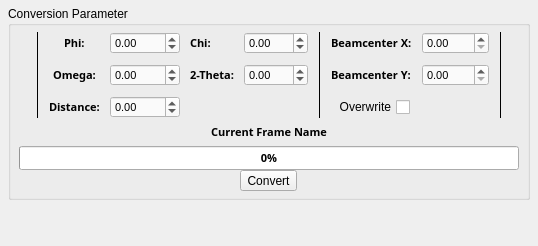
                <widget class="QWidget" name="Convert_Frames">
                 <attribute name="title">
                  <string>Convert Frames</string>
                 </attribute>
                 <layout class="QGridLayout" name="gridLayout_14">
                  <property name="leftMargin">
                   <number>6</number>
                  </property>
                  <property name="topMargin">
                   <number>6</number>
                  </property>
                  <property name="rightMargin">
                   <number>6</number>
                  </property>
                  <property name="bottomMargin">
                   <number>6</number>
                  </property>
                  <item row="0" column="2">
                   <spacer name="horizontalSpacer_29">
                    <property name="orientation">
                     <enum>Qt::Horizontal</enum>
                    </property>
                    <property name="sizeHint" stdset="0">
                     <size>
                      <width>2</width>
                      <height>20</height>
                     </size>
                    </property>
                   </spacer>
                  </item>
                  <item row="0" column="1">
                   <widget class="QGroupBox" name="groupBox_6">
                    <property name="title">
                     <string>Conversion Parameter</string>
                    </property>
                    <layout class="QVBoxLayout" name="verticalLayout_10">
                     <property name="leftMargin">
                      <number>6</number>
                     </property>
                     <property name="topMargin">
                      <number>6</number>
                     </property>
                     <property name="rightMargin">
                      <number>6</number>
                     </property>
                     <property name="bottomMargin">
                      <number>6</number>
                     </property>
                     <item>
                      <layout class="QGridLayout" name="gridLayout_4">
                       <property name="leftMargin">
                        <number>0</number>
                       </property>
                       <property name="topMargin">
                        <number>0</number>
                       </property>
                       <property name="rightMargin">
                        <number>0</number>
                       </property>
                       <property name="bottomMargin">
                        <number>0</number>
                       </property>
                       <property name="spacing">
                        <number>10</number>
                       </property>
                       <item row="0" column="10" rowspan="3">
                        <spacer name="horizontalSpacer_11">
                         <property name="orientation">
                          <enum>Qt::Horizontal</enum>
                         </property>
                         <property name="sizeHint" stdset="0">
                          <size>
                           <width>2</width>
                           <height>20</height>
                          </size>
                         </property>
                        </spacer>
                       </item>
                       <item row="0" column="0" rowspan="3">
                        <spacer name="horizontalSpacer_16">
                         <property name="orientation">
                          <enum>Qt::Horizontal</enum>
                         </property>
                         <property name="sizeHint" stdset="0">
                          <size>
                           <width>2</width>
                           <height>20</height>
                          </size>
                         </property>
                        </spacer>
                       </item>
                       <item row="1" column="5">
                        <widget class="QDoubleSpinBox" name="dsb_tth">
                         <property name="font">
                          <font>
                           <pointsize>8</pointsize>
                          </font>
                         </property>
                         <property name="styleSheet">
                          <string notr="true">background-color: rgb(250, 250, 250);</string>
                         </property>
                         <property name="minimum">
                          <double>-360.000000000000000</double>
                         </property>
                         <property name="maximum">
                          <double>360.000000000000000</double>
                         </property>
                        </widget>
                       </item>
                       <item row="2" column="2" alignment="Qt::AlignHCenter">
                        <widget class="QLabel" name="label_14">
                         <property name="font">
                          <font>
                           <family>AU Passata</family>
                           <pointsize>8</pointsize>
                           <weight>75</weight>
                           <bold>true</bold>
                          </font>
                         </property>
                         <property name="text">
                          <string>Distance:</string>
                         </property>
                        </widget>
                       </item>
                       <item row="1" column="2" alignment="Qt::AlignHCenter">
                        <widget class="QLabel" name="label_19">
                         <property name="font">
                          <font>
                           <family>AU Passata</family>
                           <pointsize>8</pointsize>
                           <weight>75</weight>
                           <bold>true</bold>
                          </font>
                         </property>
                         <property name="text">
                          <string>Omega:</string>
                         </property>
                        </widget>
                       </item>
                       <item row="0" column="7" alignment="Qt::AlignHCenter">
                        <widget class="QLabel" name="label_3">
                         <property name="font">
                          <font>
                           <family>AU Passata</family>
                           <pointsize>8</pointsize>
                           <weight>75</weight>
                           <bold>true</bold>
                          </font>
                         </property>
                         <property name="text">
                          <string>Beamcenter X:</string>
                         </property>
                        </widget>
                       </item>
                       <item row="0" column="1" rowspan="3">
                        <widget class="Line" name="line_13">
                         <property name="frameShadow">
                          <enum>QFrame::Plain</enum>
                         </property>
                         <property name="lineWidth">
                          <number>1</number>
                         </property>
                         <property name="orientation">
                          <enum>Qt::Vertical</enum>
                         </property>
                        </widget>
                       </item>
                       <item row="0" column="9" rowspan="3">
                        <widget class="Line" name="line_14">
                         <property name="frameShadow">
                          <enum>QFrame::Plain</enum>
                         </property>
                         <property name="lineWidth">
                          <number>1</number>
                         </property>
                         <property name="orientation">
                          <enum>Qt::Vertical</enum>
                         </property>
                        </widget>
                       </item>
                       <item row="1" column="7" alignment="Qt::AlignHCenter">
                        <widget class="QLabel" name="label_20">
                         <property name="font">
                          <font>
                           <family>AU Passata</family>
                           <pointsize>8</pointsize>
                           <weight>75</weight>
                           <bold>true</bold>
                          </font>
                         </property>
                         <property name="text">
                          <string>Beamcenter Y:</string>
                         </property>
                        </widget>
                       </item>
                       <item row="1" column="4">
                        <widget class="QLabel" name="label_18">
                         <property name="font">
                          <font>
                           <family>AU Passata</family>
                           <pointsize>8</pointsize>
                           <weight>75</weight>
                           <bold>true</bold>
                          </font>
                         </property>
                         <property name="text">
                          <string>2-Theta:</string>
                         </property>
                        </widget>
                       </item>
                       <item row="2" column="3">
                        <widget class="QDoubleSpinBox" name="dsb_dxt">
                         <property name="font">
                          <font>
                           <pointsize>8</pointsize>
                          </font>
                         </property>
                         <property name="styleSheet">
                          <string notr="true">background-color: rgb(250, 250, 250);</string>
                         </property>
                         <property name="minimum">
                          <double>-1000.000000000000000</double>
                         </property>
                         <property name="maximum">
                          <double>1000.000000000000000</double>
                         </property>
                        </widget>
                       </item>
                       <item row="0" column="3">
                        <widget class="QDoubleSpinBox" name="dsb_phi">
                         <property name="font">
                          <font>
                           <pointsize>8</pointsize>
                          </font>
                         </property>
                         <property name="styleSheet">
                          <string notr="true">background-color: rgb(250, 250, 250);</string>
                         </property>
                         <property name="minimum">
                          <double>-360.000000000000000</double>
                         </property>
                         <property name="maximum">
                          <double>360.000000000000000</double>
                         </property>
                        </widget>
                       </item>
                       <item row="0" column="8">
                        <widget class="QDoubleSpinBox" name="dsb_bcx">
                         <property name="enabled">
                          <bool>true</bool>
                         </property>
                         <property name="font">
                          <font>
                           <pointsize>8</pointsize>
                          </font>
                         </property>
                         <property name="styleSheet">
                          <string notr="true">background-color: rgb(250, 250, 250);</string>
                         </property>
                         <property name="maximum">
                          <double>768.000000000000000</double>
                         </property>
                        </widget>
                       </item>
                       <item row="0" column="4">
                        <widget class="QLabel" name="label_17">
                         <property name="font">
                          <font>
                           <family>AU Passata</family>
                           <pointsize>8</pointsize>
                           <weight>75</weight>
                           <bold>true</bold>
                          </font>
                         </property>
                         <property name="text">
                          <string>Chi:</string>
                         </property>
                        </widget>
                       </item>
                       <item row="0" column="5">
                        <widget class="QDoubleSpinBox" name="dsb_chi">
                         <property name="font">
                          <font>
                           <pointsize>8</pointsize>
                          </font>
                         </property>
                         <property name="styleSheet">
                          <string notr="true">background-color: rgb(250, 250, 250);</string>
                         </property>
                         <property name="minimum">
                          <double>-360.000000000000000</double>
                         </property>
                         <property name="maximum">
                          <double>360.000000000000000</double>
                         </property>
                        </widget>
                       </item>
                       <item row="0" column="2" alignment="Qt::AlignHCenter">
                        <widget class="QLabel" name="label_15">
                         <property name="font">
                          <font>
                           <family>AU Passata</family>
                           <pointsize>8</pointsize>
                           <weight>75</weight>
                           <bold>true</bold>
                          </font>
                         </property>
                         <property name="text">
                          <string>Phi:</string>
                         </property>
                        </widget>
                       </item>
                       <item row="2" column="7" alignment="Qt::AlignHCenter">
                        <widget class="QCheckBox" name="cbx_overWrite">
                         <property name="statusTip">
                          <string>Overwrite existing frame files?</string>
                         </property>
                         <property name="layoutDirection">
                          <enum>Qt::RightToLeft</enum>
                         </property>
                         <property name="text">
                          <string>Overwrite</string>
                         </property>
                        </widget>
                       </item>
                       <item row="0" column="6" rowspan="3">
                        <widget class="Line" name="line_12">
                         <property name="frameShadow">
                          <enum>QFrame::Plain</enum>
                         </property>
                         <property name="lineWidth">
                          <number>1</number>
                         </property>
                         <property name="orientation">
                          <enum>Qt::Vertical</enum>
                         </property>
                        </widget>
                       </item>
                       <item row="1" column="3">
                        <widget class="QDoubleSpinBox" name="dsb_omg">
                         <property name="font">
                          <font>
                           <pointsize>8</pointsize>
                          </font>
                         </property>
                         <property name="styleSheet">
                          <string notr="true">background-color: rgb(250, 250, 250);</string>
                         </property>
                         <property name="minimum">
                          <double>-360.000000000000000</double>
                         </property>
                         <property name="maximum">
                          <double>360.000000000000000</double>
                         </property>
                        </widget>
                       </item>
                       <item row="1" column="8">
                        <widget class="QDoubleSpinBox" name="dsb_bcy">
                         <property name="enabled">
                          <bool>true</bool>
                         </property>
                         <property name="font">
                          <font>
                           <pointsize>8</pointsize>
                          </font>
                         </property>
                         <property name="styleSheet">
                          <string notr="true">background-color: rgb(250, 250, 250);</string>
                         </property>
                         <property name="maximum">
                          <double>1024.000000000000000</double>
                         </property>
                        </widget>
                       </item>
                      </layout>
                     </item>
                     <item>
                      <widget class="QLabel" name="currentFrameNameConvert">
                       <property name="font">
                        <font>
                         <family>AU Passata</family>
                         <pointsize>8</pointsize>
                         <weight>75</weight>
                         <bold>true</bold>
                        </font>
                       </property>
                       <property name="text">
                        <string>Current Frame Name</string>
                       </property>
                       <property name="alignment">
                        <set>Qt::AlignCenter</set>
                       </property>
                      </widget>
                     </item>
                     <item>
                      <layout class="QGridLayout" name="gridLayout_6">
                       <property name="spacing">
                        <number>0</number>
                       </property>
                       <item row="0" column="1">
                        <widget class="QProgressBar" name="progressBarFrameConvert">
                         <property name="sizePolicy">
                          <sizepolicy hsizetype="Expanding" vsizetype="Fixed">
                           <horstretch>0</horstretch>
                           <verstretch>0</verstretch>
                          </sizepolicy>
                         </property>
                         <property name="minimumSize">
                          <size>
                           <width>500</width>
                           <height>0</height>
                          </size>
                         </property>
                         <property name="font">
                          <font>
                           <family>AU Passata</family>
                           <pointsize>8</pointsize>
                           <weight>75</weight>
                           <bold>true</bold>
                          </font>
                         </property>
                         <property name="value">
                          <number>0</number>
                         </property>
                         <property name="format">
                          <string>%p%</string>
                         </property>
                        </widget>
                       </item>
                       <item row="1" column="1" alignment="Qt::AlignHCenter">
                        <widget class="QToolButton" name="btn_scn_con_start">
                         <property name="statusTip">
                          <string>Covert all frames in project folder</string>
                         </property>
                         <property name="text">
                          <string>Convert</string>
                         </property>
                         <property name="icon">
                          <iconset resource="icons.qrc">
                           <normaloff>:/icons/convert.png</normaloff>:/icons/convert.png</iconset>
                         </property>
                         <property name="iconSize">
                          <size>
                           <width>60</width>
                           <height>60</height>
                          </size>
                         </property>
                        </widget>
                       </item>
                       <item row="0" column="0" rowspan="2">
                        <spacer name="horizontalSpacer_17">
                         <property name="orientation">
                          <enum>Qt::Horizontal</enum>
                         </property>
                         <property name="sizeHint" stdset="0">
                          <size>
                           <width>2</width>
                           <height>20</height>
                          </size>
                         </property>
                        </spacer>
                       </item>
                       <item row="0" column="2" rowspan="2">
                        <spacer name="horizontalSpacer_18">
                         <property name="orientation">
                          <enum>Qt::Horizontal</enum>
                         </property>
                         <property name="sizeHint" stdset="0">
                          <size>
                           <width>2</width>
                           <height>20</height>
                          </size>
                         </property>
                        </spacer>
                       </item>
                      </layout>
                     </item>
                    </layout>
                   </widget>
                  </item>
                  <item row="0" column="0">
                   <spacer name="horizontalSpacer_28">
                    <property name="orientation">
                     <enum>Qt::Horizontal</enum>
                    </property>
                    <property name="sizeHint" stdset="0">
                     <size>
                      <width>2</width>
                      <height>20</height>
                     </size>
                    </property>
                   </spacer>
                  </item>
                  <item row="1" column="1">
                   <spacer name="verticalSpacer">
                    <property name="orientation">
                     <enum>Qt::Vertical</enum>
                    </property>
                    <property name="sizeHint" stdset="0">
                     <size>
                      <width>20</width>
                      <height>40</height>
                     </size>
                    </property>
                   </spacer>
                  </item>
                 </layout>
                </widget>
